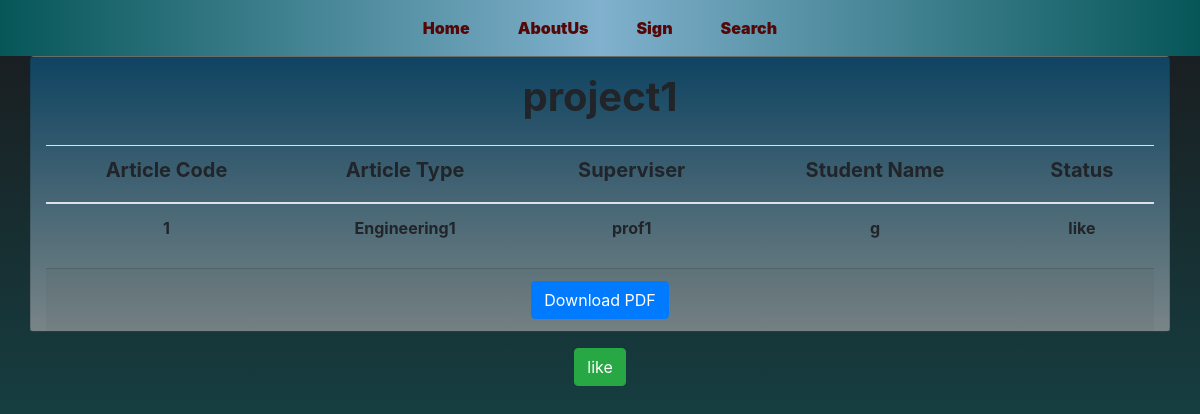
/maghale/5, run on the app's committed database.
### APP1/models.py (models this page shows, shortened)
class Maghale(models.Model):
    Code_Maghale = models.IntegerField()
    title_Maghale = models.CharField(max_length=200)
    Grouping_Maghale = models.CharField(max_length=200)
    Professor_Maghale = models.ForeignKey(Professor, on_delete=models.CASCADE, null=True, blank=True)
    student = models.ForeignKey(Student, on_delete=models.CASCADE, null=True, blank=True)
    file = models.FileField(upload_to='media/', null=True, blank=True)
    like = models.ManyToManyField(User, related_name='Blogliks', blank=True)
    ShortExplanation = models.TextField(null=True, blank=True)
    choise = [
        ('like', 'like'),
        ('dislike', 'dislike'),
    ]
    vaziat = models.CharField(max_length=20, choices=choise, null=True)

class Professor(models.Model):
    Email_p = models.EmailField()
    Degree_of_education_p = models.ImageField(null=True, blank=True)
    user = models.ForeignKey(User, on_delete=models.CASCADE, null=True, blank=True)
    uni = models.ForeignKey(University, on_delete=models.CASCADE, null=True, blank=True)
    name_p = models.CharField(max_length=50, null=True, blank=True)
    family_p = models.CharField(max_length=50, null=True, blank=True)
    age_p = models.IntegerField(null=True, blank=True)
    def __str__(self):
        return self.name_p

class Student(models.Model):
    Email_s = models.EmailField()
    degree_of_education_p = models.FileField(upload_to='media/', null=True, blank=True)
    user = models.ForeignKey(User, on_delete=models.CASCADE, null=True, blank=True)
    teacher = models.ForeignKey(Professor, on_delete=models.CASCADE, null=True, blank=True)
    number_of_student = models.IntegerField(null=True, blank=True, unique=True)
    uni = models.ForeignKey(University, on_delete=models.CASCADE, null=True, blank=True)
    name_s = models.CharField(max_length=50, null=True, blank=True)
    family_s = models.CharField(max_length=50, null=True, blank=True)
    age_s = models.IntegerField(null=True, blank=True)
    def __str__(self):
        return self.name_s

### APP1/views.py (the view)
# urls.py: path('maghale/<pk>',MaghaleDetails.as_view(), name = 'details'),
class MaghaleDetails(generic.DetailView):
    model = Maghale
    template_name = 'APP1/Details.html'

### APP1/templates/APP1/Details.html (shortened to what this page needs)
{% extends 'base.html' %}
    {% block content %}
    <div class="a" style="height: 100vh;">
    <div class="row container mx-auto card bg-card-details pt-3 ">
        <h1 class="text-black font-weight-bold mx-auto pb-3">{{maghale.title_Maghale}}</h1>
        <table class="table">
            <thead>
              <tr>
                <th scope="col"><h5 class=" font-weight-bold text-center">Article Code</h5></th>
                <th scope="col"><h5 class=" font-weight-bold text-center">Article Type</h5></th>
                <th scope="col"><h5 class=" font-weight-bold text-center">Superviser</h5></th>
                <th scope="col"><h5 class=" font-weight-bold text-center">Student Name</h5></th>
                <th scope="col"><h5 class=" font-weight-bold text-center">Status</h5></th>
              </tr>
            </thead>
            <tbody>
              <tr>
                <td class=" font-weight-bold text-center">{{maghale.Code_Maghale}}</th>
                <td class=" font-weight-bold text-center">{{maghale.Grouping_Maghale}}</td>
                <td class=" font-weight-bold text-center">{{maghale.Professor_Maghale}}</td>
                <td class=" font-weight-bold text-center">{{maghale.student}}</td>
                <td class=" font-weight-bold text-center">{{maghale.vaziat}}</td>
              </tr>
            </tbody>
          </table>
        <div class=" row container mx-auto justify-content-center card-footer">
            <a class="btn btn-primary  " href="{{ maghale.file.url }}" > Download PDF </a>
        </div>
    </div>
    <div class=" container row mx-auto justify-content-center my-3">
        {% if user in maghale.like.all %}
        <a href="{% url 'postunlike' maghale.id %}" class="btn btn-danger">unlike</a>
        {% else %}
        <a href="{% url 'postlike' maghale.id %}" class="btn btn-success">like</a>
        {% endif %}
    </div>
</div>
    {% endblock content %}

### APP1/static/APP1/style.css (style rules this page uses)
* { margin: 0; padding: 0; }
.a { background: linear-gradient( #1A1A1D, #116466) fixed ; }
.bg-card-details { background: linear-gradient( rgba(5, 104, 161, 0.5), rgba(218, 211, 211, 0.5)); }

### data on the page
Maghale: title_Maghale "project1", Code_Maghale "1", Grouping_Maghale "Engineering1", Professor_Maghale "prof1", student "g", vaziat "like"
